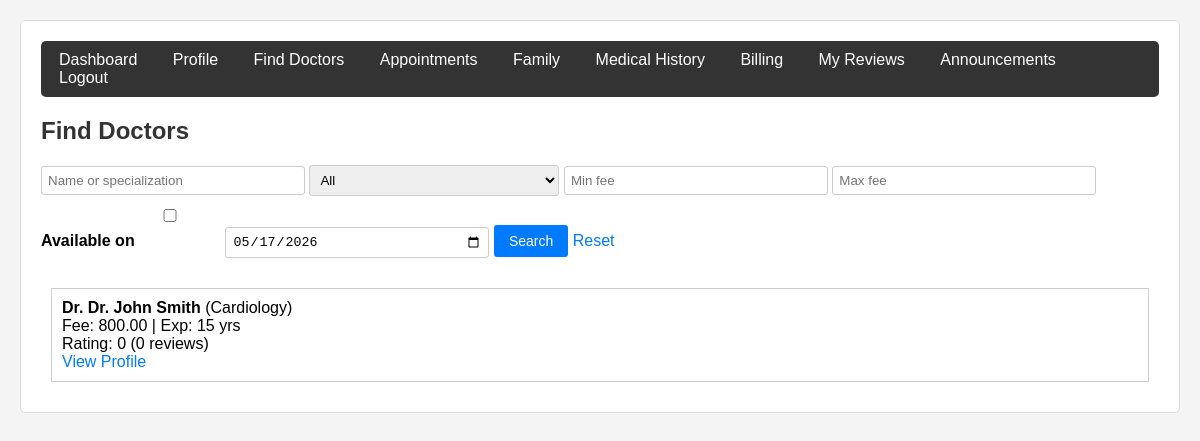
/controllers/PatientController.php?page=doctors (signed in), run on an earlier commit of the app's database.
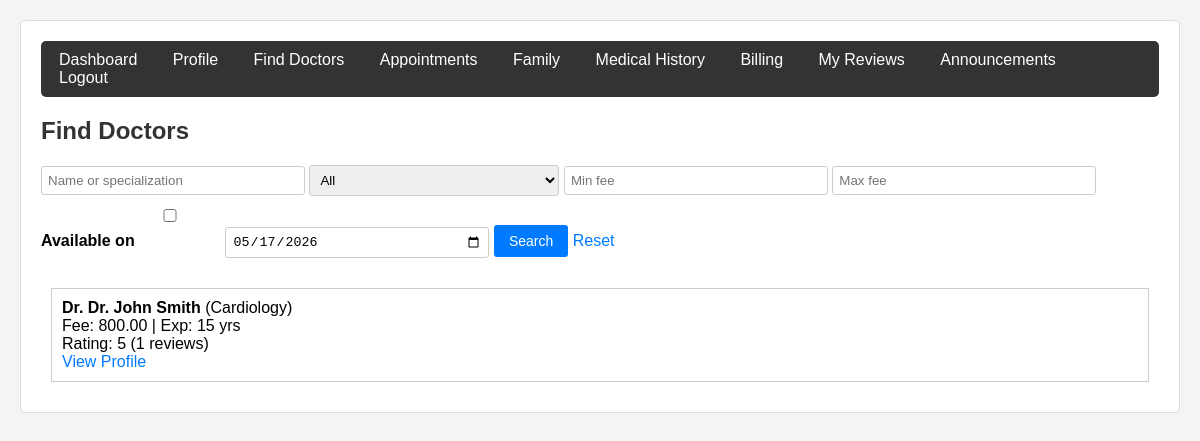
And on a later commit of the database.
### tables this page shows
CREATE TABLE `doctors` (
  `id` int(11) NOT NULL,
  `user_id` int(11) NOT NULL,
  `specialization_id` int(11) DEFAULT NULL,
  `bio` text DEFAULT NULL,
  `consultation_fee` decimal(10,2) DEFAULT 500.00,
  `photo_path` varchar(255) DEFAULT NULL,
  `license_number` varchar(100) DEFAULT NULL,
  `experience_years` int(11) DEFAULT 0,
  `is_approved` tinyint(1) DEFAULT 0
);

CREATE TABLE `users` (
  `id` int(11) NOT NULL,
  `name` varchar(100) NOT NULL,
  `email` varchar(100) NOT NULL,
  `password_hash` varchar(255) NOT NULL,
  `phone` varchar(20) DEFAULT NULL,
  `role` enum('patient','doctor','receptionist','admin') DEFAULT 'patient',
  `profile_pic` varchar(255) DEFAULT NULL,
  `is_active` tinyint(1) DEFAULT 1,
  `created_at` timestamp NOT NULL DEFAULT current_timestamp()
);

CREATE TABLE `specializations` (
  `id` int(11) NOT NULL,
  `name` varchar(100) NOT NULL,
  `description` text DEFAULT NULL
);

### models/Doctor.php (called while the page is built, shortened)
<?php
require_once __DIR__ . '/../config/database.php';
class Doctor {
    private $conn;
    public function __construct() {
        $database = new Database();
        $this->conn = $database->getConnection();
    }
    public function getAllApproved($search = '', $spec = '', $min_fee = '', $max_fee = '') {
        $sql = "SELECT d.*, u.name, u.email, u.phone, u.profile_pic, s.name as specialization_name
                FROM doctors d JOIN users u ON d.user_id = u.id
                LEFT JOIN specializations s ON d.specialization_id = s.id
                WHERE d.is_approved = 1 AND u.is_active = 1";
        $result = $this->conn->query($sql);
        $doctors = [];
        while($row = $result->fetch_assoc()) $doctors[] = $row;
        return $doctors;
    }
    public function getAverageRating($doctor_id) {
        $stmt = $this->conn->prepare("SELECT AVG(rating) as avg_rating, COUNT(*) as total FROM doctor_reviews WHERE doctor_id = ?");
        $stmt->bind_param("i", $doctor_id);
        $stmt->execute();
        return $stmt->get_result()->fetch_assoc();
    }
}
?>

### config/database.php (called while the page is built, shortened)
<?php
class Database {
    private $host = "localhost";
    private $db_name = "hospital_db";
    private $username = "root";
    private $password = "";
    public function getConnection() {
        $this->conn = null;
        try {
            $this->conn = new mysqli($this->host, $this->username, $this->password, $this->db_name);
            $this->conn->set_charset("utf8mb4");
        } catch(Exception $e) {
            die("Connection error: " . $e->getMessage());
        }
        return $this->conn;
    }
}
?>

### views/patient/doctors.php (the view, shortened to what this page needs)
<?php
$search = $_GET['search'] ?? '';
$spec = $_GET['specialization'] ?? '';
$min = $_GET['min_fee'] ?? '';
$max = $_GET['max_fee'] ?? '';
$filter_availability = isset($_GET['filter_availability']) && $_GET['filter_availability'] == 'on';
$availability_date = $_GET['availability_date'] ?? date('Y-m-d');
$doctors = $doctorModel->getAllApproved($search, $spec, $min, $max);
?>
<h2>Find Doctors</h2>
<form method="get">
    <input type="text" name="search" placeholder="Name or specialization" value="<?php echo htmlspecialchars($search); ?>">
    <select name="specialization">
        <option value="">All</option>
    </select>
    <input type="number" name="min_fee" placeholder="Min fee" value="<?php echo $min; ?>">
    <input type="number" name="max_fee" placeholder="Max fee" value="<?php echo $max; ?>">
    <label>
        <input type="checkbox" name="filter_availability" <?php echo $filter_availability ? 'checked' : ''; ?>>
        Available on
    </label>
    <input type="date" name="availability_date" value="<?php echo $availability_date; ?>">
    <button type="submit">Search</button>
    <a href="?page=doctors">Reset</a>
</form>
<?php foreach($doctors as $d):
    $rating = $doctorModel->getAverageRating($d['id']);
?>
<div style="border:1px solid #ccc; margin:10px; padding:10px;">
    <strong>Dr. <?php echo htmlspecialchars($d['name']); ?></strong> (<?php echo $d['specialization_name']; ?>)<br>
    Fee: <?php echo $d['consultation_fee']; ?> | Exp: <?php echo $d['experience_years']; ?> yrs<br>
    Rating: <?php echo round($rating['avg_rating'],1); ?> (<?php echo $rating['total']; ?> reviews)<br>
    <a href="?page=doctor_detail&id=<?php echo $d['id']; ?>">View Profile</a>
</div>
<?php endforeach; ?>

What changed in the data, as far as the page shows it:
changed doctors "Dr. John Smith": avg_rating "0" → "5"; total "0" → "1"
